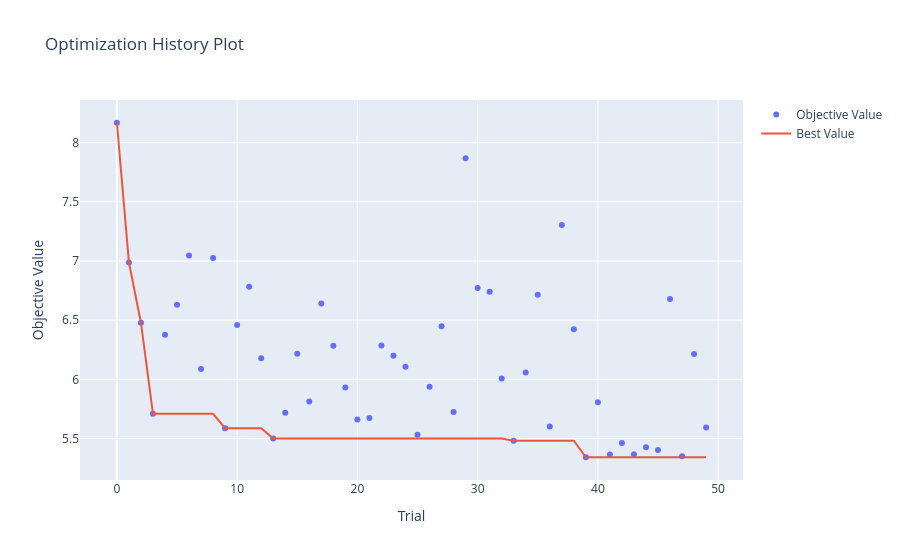
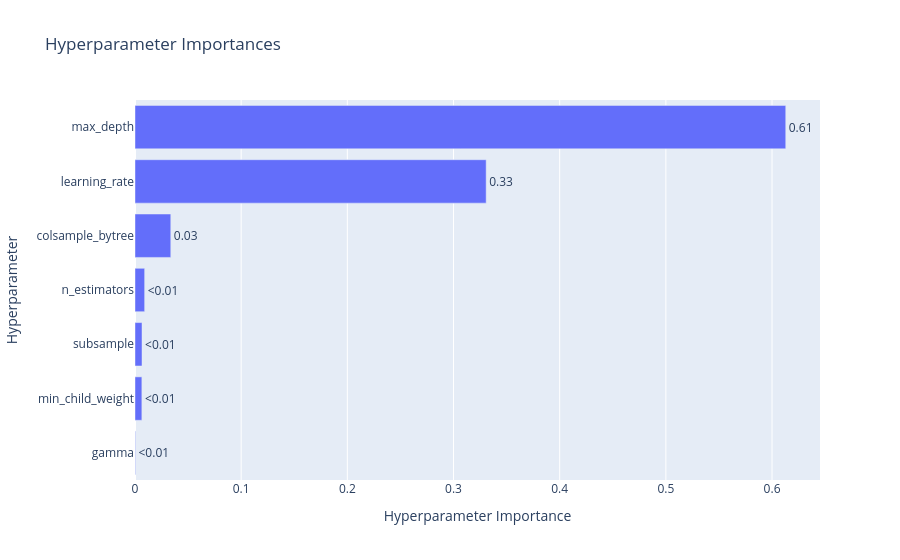

The cell these charts' notebook holds for them, in order:
### Code cell
# 1. Visualizza la storia dell'ottimizzazione
fig1 = optuna.visualization.plot_optimization_history(study)
fig1.show()

# 2. Visualizza l'importanza dei parametri
fig2 = optuna.visualization.plot_param_importances(study)
fig2.show()

### Figure 1 — Plotly figure (JSON) as saved in the notebook; plotly's stock layout.template omitted (floating-point values rounded to 4 significant figures)
{"data": [{"mode": "markers", "name": "Objective Value", "type": "scatter", "x": [0, 1, 2, 3, 4, 5, 6, 7, 8, 9, 10, 11, 12, 13, 14, 15, 16, 17, 18, 19, 20, 21, 22, 23, 24, 25, 26, 27, 28, 29, 30, 31, 32, 33, 34, 35, 36, 37, 38, 39, 40, 41, 42, 43, 44, 45, 46, 47, 48, 49], "y": [8.168, 6.988, 6.478, 5.709, 6.377, 6.63, 7.047, 6.087, 7.025, 5.587, 6.459, 6.783, 6.179, 5.499, 5.718, 6.216, 5.812, 6.641, 6.283, 5.93, 5.661, 5.672, 6.285, 6.198, 6.106, 5.531, 5.937, 6.45, 5.723, 7.868, 6.772, 6.741, 6.006, 5.481, 6.058, 6.715, 5.601, 7.305, 6.422, 5.341, 5.806, 5.364, 5.462, 5.367, 5.426, 5.404, 6.678, 5.349, 6.214, 5.592]}, {"mode": "lines", "name": "Best Value", "type": "scatter", "x": [0, 1, 2, 3, 4, 5, 6, 7, 8, 9, 10, 11, 12, 13, 14, 15, 16, 17, 18, 19, 20, 21, 22, 23, 24, 25, 26, 27, 28, 29, 30, 31, 32, 33, 34, 35, 36, 37, 38, 39, 40, 41, 42, 43, 44, 45, 46, 47, 48, 49], "y": [8.168, 6.988, 6.478, 5.709, 5.709, 5.709, 5.709, 5.709, 5.709, 5.587, 5.587, 5.587, 5.587, 5.499, 5.499, 5.499, 5.499, 5.499, 5.499, 5.499, 5.499, 5.499, 5.499, 5.499, 5.499, 5.499, 5.499, 5.499, 5.499, 5.499, 5.499, 5.499, 5.499, 5.481, 5.481, 5.481, 5.481, 5.481, 5.481, 5.341, 5.341, 5.341, 5.341, 5.341, 5.341, 5.341, 5.341, 5.341, 5.341, 5.341]}, {"marker": {"color": "#cccccc"}, "mode": "markers", "name": "Infeasible Trial", "showlegend": false, "type": "scatter", "x": [], "y": []}], "layout": {"title": {"text": "Optimization History Plot"}, "xaxis": {"title": {"text": "Trial"}}, "yaxis": {"title": {"text": "Objective Value"}}}}

### Figure 2 — Plotly figure (JSON) as saved in the notebook; plotly's stock layout.template omitted (floating-point values rounded to 4 significant figures)
{"data": [{"cliponaxis": false, "hovertemplate": ["gamma (FloatDistribution): 0.00044437035067983237<extra></extra>", "min_child_weight (IntDistribution): 0.0064660448487003285<extra></extra>", "subsample (FloatDistribution): 0.006624116841172345<extra></extra>", "n_estimators (IntDistribution): 0.009085120591448332<extra></extra>", "colsample_bytree (FloatDistribution): 0.033700641555056914<extra></extra>", "learning_rate (FloatDistribution): 0.330754278927242<extra></extra>", "max_depth (IntDistribution): 0.6129254268857003<extra></extra>"], "name": "Objective Value", "orientation": "h", "text": ["<0.01", "<0.01", "<0.01", "<0.01", "0.03", "0.33", "0.61"], "textposition": "outside", "type": "bar", "x": [0.0004444, 0.006466, 0.006624, 0.009085, 0.0337, 0.3308, 0.6129], "y": ["gamma", "min_child_weight", "subsample", "n_estimators", "colsample_bytree", "learning_rate", "max_depth"]}], "layout": {"title": {"text": "Hyperparameter Importances"}, "xaxis": {"title": {"text": "Hyperparameter Importance"}}, "yaxis": {"title": {"text": "Hyperparameter"}}}}
